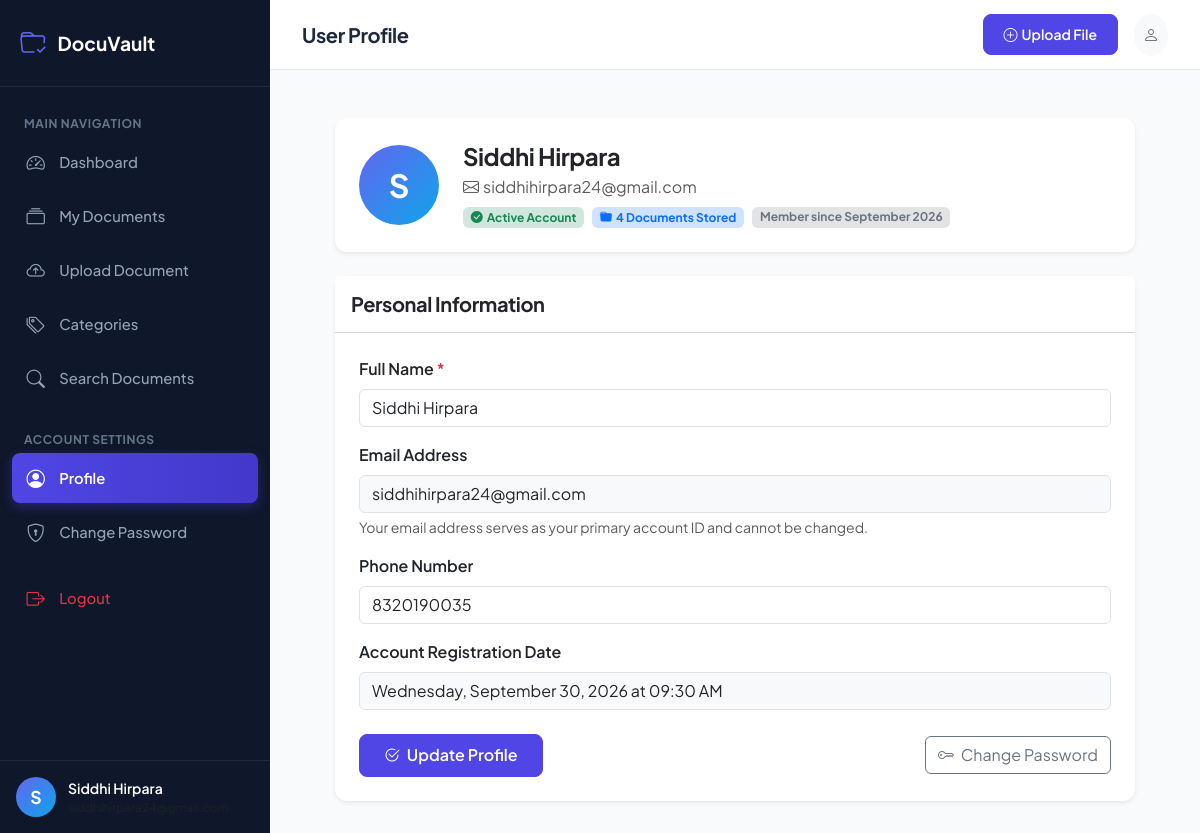
Screenshot of /profile (signed in) with the database file from the repository.
### models/user.py (models this page shows, shortened)
class User(db.Model, UserMixin):
    __tablename__ = 'users'
    id = db.Column(db.Integer, primary_key=True)
    full_name = db.Column(db.String(100), nullable=False)
    email = db.Column(db.String(120), unique=True, nullable=False, index=True)
    phone = db.Column(db.String(20), nullable=True)
    password_hash = db.Column(db.String(255), nullable=False)
    role = db.Column(db.String(20), default='user', nullable=False)  # 'user' or 'admin'
    status = db.Column(db.String(20), default='active', nullable=False)  # 'active' or 'inactive'
    created_at = db.Column(db.DateTime, default=datetime.utcnow, nullable=False)
    updated_at = db.Column(db.DateTime, default=datetime.utcnow, onupdate=datetime.utcnow, nullable=False)
    documents = db.relationship('Document', back_populates='user', cascade='all, delete-orphan', lazy='dynamic')
    password_reset_tokens = db.relationship('PasswordResetToken', back_populates='user', cascade='all, delete-orphan', lazy='dynamic')
    @property
    def is_active(self):
        return self.status == 'active'

### routes/user.py (the view, shortened to what this page needs)
@user_bp.route('/profile', methods=['GET', 'POST'])
@login_required
def profile():
    doc_count = Document.query.filter_by(user_id=current_user.id).count()
    return render_template('user/profile.html', doc_count=doc_count)

### templates/user/profile.html (shortened to what this page needs)
{% extends "user/base_user.html" %}
{% block page_heading %}User Profile{% endblock %}
{% block content %}
<div class="container-fluid px-0" style="max-width: 800px;">
    <div class="card border-0 shadow-sm mb-4">
        <div class="card-body p-4">
            <div class="d-flex flex-column flex-sm-row align-items-center gap-4">
                <div class="user-avatar" style="width: 80px; height: 80px; font-size: 2rem;">
                    {{ current_user.full_name[:1] | upper }}
                </div>
                <div class="text-center text-sm-start">
                    <h4 class="fw-bold mb-1">{{ current_user.full_name }}</h4>
                    <p class="text-muted mb-2"><i class="bi bi-envelope me-1"></i>{{ current_user.email }}</p>
                    <div class="d-flex flex-wrap gap-2 justify-content-center justify-content-sm-start">
                        <span class="badge bg-success-subtle text-success">
                            <i class="bi bi-check-circle-fill me-1"></i>Active Account
                        </span>
                        <span class="badge bg-primary-subtle text-primary">
                            <i class="bi bi-folder-fill me-1"></i>{{ doc_count }} Documents Stored
                        </span>
                        <span class="badge bg-secondary-subtle text-secondary">
                            Member since {{ current_user.created_at.strftime('%B %Y') }}
                        </span>
                    </div>
                </div>
            </div>
        </div>
    </div>
    <div class="card border-0 shadow-sm">
        <div class="card-header bg-white py-3">
            <h5 class="fw-bold mb-0">Personal Information</h5>
        </div>
        <div class="card-body p-4">
            <form method="POST" action="{{ url_for('user.profile') }}">
                <div class="mb-3">
                    <label for="full_name" class="form-label fw-semibold">Full Name <span class="text-danger">*</span></label>
                    <input type="text" class="form-control" id="full_name" name="full_name" value="{{ current_user.full_name }}" required>
                </div>
                <div class="mb-3">
                    <label for="email" class="form-label fw-semibold">Email Address</label>
                    <input type="email" class="form-control bg-light" id="email" value="{{ current_user.email }}" readonly>
                    <div class="form-text">Your email address serves as your primary account ID and cannot be changed.</div>
                </div>
                <div class="mb-3">
                    <label for="phone" class="form-label fw-semibold">Phone Number</label>
                    <input type="tel" class="form-control" id="phone" name="phone" value="{{ current_user.phone or '' }}" placeholder="+1 234 567 8900">
                </div>
                <div class="mb-4">
                    <label class="form-label fw-semibold">Account Registration Date</label>
                    <input type="text" class="form-control bg-light" value="{{ current_user.created_at.strftime('%A, %B %d, %Y at %I:%M %p') }}" readonly>
                </div>
                <div class="d-flex justify-content-between align-items-center">
                    <button type="submit" class="btn btn-primary px-4">
                        <i class="bi bi-check2-circle me-1"></i> Update Profile
                    </button>
                    <a href="{{ url_for('user.change_password') }}" class="btn btn-outline-secondary">
                        <i class="bi bi-key me-1"></i> Change Password
                    </a>
                </div>
            </form>
        </div>
    </div>
</div>
{% endblock %}

### templates/user/base_user.html (shortened to what this page needs)
{% extends "base.html" %}
{% block body %}
<div class="app-container">
    <aside class="app-sidebar">
        <div class="sidebar-header">
            <a href="{{ url_for('user.dashboard') }}" class="sidebar-brand">
                <i class="bi bi-folder-check"></i>
                <span>{{ app_name }}</span>
            </a>
        </div>
        <ul class="sidebar-menu">
            <li class="sidebar-menu-category">Main Navigation</li>
            <li class="sidebar-menu-item">
                <a href="{{ url_for('user.dashboard') }}" class="sidebar-link {% if request.endpoint == 'user.dashboard' %}active{% endif %}">
                    <i class="bi bi-speedometer2"></i>
                    <span>Dashboard</span>
                </a>
            </li>
            <li class="sidebar-menu-item">
                <a href="{{ url_for('user.documents') }}" class="sidebar-link {% if request.endpoint == 'user.documents' %}active{% endif %}">
                    <i class="bi bi-collection"></i>
                    <span>My Documents</span>
                </a>
            </li>
            <li class="sidebar-menu-item">
                <a href="{{ url_for('user.upload') }}" class="sidebar-link {% if request.endpoint == 'user.upload' %}active{% endif %}">
                    <i class="bi bi-cloud-arrow-up"></i>
                    <span>Upload Document</span>
                </a>
            </li>
            <li class="sidebar-menu-item">
                <a href="{{ url_for('user.categories') }}" class="sidebar-link {% if request.endpoint == 'user.categories' %}active{% endif %}">
                    <i class="bi bi-tags"></i>
                    <span>Categories</span>
                </a>
            </li>
            <li class="sidebar-menu-item">
                <a href="{{ url_for('user.search') }}" class="sidebar-link {% if request.endpoint == 'user.search' %}active{% endif %}">
                    <i class="bi bi-search"></i>
                    <span>Search Documents</span>
                </a>
            </li>
            <li class="sidebar-menu-category mt-3">Account Settings</li>
            <li class="sidebar-menu-item">
                <a href="{{ url_for('user.profile') }}" class="sidebar-link {% if request.endpoint == 'user.profile' %}active{% endif %}">
                    <i class="bi bi-person-circle"></i>
                    <span>Profile</span>
                </a>
            </li>
            <li class="sidebar-menu-item">
                <a href="{{ url_for('user.change_password') }}" class="sidebar-link {% if request.endpoint == 'user.change_password' %}active{% endif %}">
                    <i class="bi bi-shield-lock"></i>
                    <span>Change Password</span>
                </a>
            </li>
            <li class="sidebar-menu-item mt-3">
                <a href="{{ url_for('auth.logout') }}" class="sidebar-link text-danger">
                    <i class="bi bi-box-arrow-right"></i>
                    <span>Logout</span>
                </a>
            </li>
        </ul>
        <div class="sidebar-footer">
            <div class="user-snippet">
                <div class="user-avatar">
                    {{ current_user.full_name[:1] | upper }}
                </div>
                <div class="overflow-hidden">
                    <div class="text-white fw-semibold text-truncate small">{{ current_user.full_name }}</div>
                    <div class="text-muted text-truncate" style="font-size: 0.75rem;">{{ current_user.email }}</div>
                </div>
            </div>
        </div>
    </aside>
    <div class="app-main">
        <header class="app-topbar">
            <div class="d-flex align-items-center gap-3">
                <h5 class="mb-0 fw-bold d-none d-sm-block">{% block page_heading %}Dashboard{% endblock %}</h5>
            </div>
            <div class="d-flex align-items-center gap-3">
                <a href="{{ url_for('user.upload') }}" class="btn btn-sm btn-primary d-none d-md-inline-flex align-items-center gap-1">
                    <i class="bi bi-plus-circle"></i> Upload File
                </a>
                <div class="dropdown">
                    <button class="btn btn-light rounded-circle p-2" type="button" data-bs-toggle="dropdown" aria-expanded="false">
                        <i class="bi bi-person text-secondary"></i>
                    </button>
                </div>
            </div>
        </header>
        <div class="container-fluid px-4 pt-3">
        </div>
        <main class="app-content">
            {% block content %}{% endblock %}
        </main>
    </div>
</div>
{% endblock %}

### static/css/style.css (style rules this page uses)
:root { --primary-color: #4f46e5; --primary-hover: #4338ca; --primary-light: #eef2ff; --secondary-color: #0ea5e9; --dark-sidebar: #0f172a; --dark-sidebar-hover: #1e293b; --sidebar-text: #94a3b8; --sidebar-text-active: #ffffff; --bg-main: #f8fafc; --card-bg: #ffffff; --border-color: #e2e8f0; --text-primary: #1e293b; --text-muted: #64748b; --radius-sm: 8px; --radius-md: 12px; --radius-lg: 16px; --shadow-sm: 0 1px 3px rgba(0,0,0,0.06), 0 1px 2px rgba(0,0,0,0.04); --shadow-md: 0 4px 6px -1px rgba(0,0,0,0.08), 0 2px 4px -1px rgba(0,0,0,0.04); --shadow-lg: 0 10px 15px -3px rgba(0,0,0,0.08), 0 4px 6px -2px rgba(0,0,0,0.04); }
body { font-family: 'Plus Jakarta Sans', -apple-system, BlinkMacSystemFont, "Segoe UI", Roboto, sans-serif; background-color: var(--bg-main); color: var(--text-primary); min-height: 100vh; overflow-x: hidden; }
h1, h2, h3, h4, h5, h6 { font-weight: 700; letter-spacing: -0.02em; }
.card { background-color: var(--card-bg); border: 1px solid var(--border-color); border-radius: var(--radius-md); box-shadow: var(--shadow-sm); transition: transform 0.2s ease, box-shadow 0.2s ease; }
.btn-primary { background-color: var(--primary-color); border-color: var(--primary-color); font-weight: 600; padding: 0.55rem 1.25rem; border-radius: var(--radius-sm); transition: all 0.2s ease; }
.app-container { display: flex; min-height: 100vh; }
.app-sidebar { width: 270px; background-color: var(--dark-sidebar); color: var(--sidebar-text); flex-shrink: 0; display: flex; flex-direction: column; transition: all 0.3s cubic-bezier(0.4, 0, 0.2, 1); z-index: 1040; }
.sidebar-header { padding: 1.5rem 1.25rem; display: flex; align-items: center; justify-content: space-between; border-bottom: 1px solid rgba(255, 255, 255, 0.08); }
.sidebar-brand { display: flex; align-items: center; gap: 0.75rem; color: #ffffff; font-size: 1.2rem; font-weight: 700; text-decoration: none; }
.sidebar-brand i { font-size: 1.6rem; color: #6366f1; }
.sidebar-menu { list-style: none; padding: 1rem 0.75rem; margin: 0; flex-grow: 1; overflow-y: auto; }
.sidebar-menu-category { font-size: 0.75rem; text-transform: uppercase; letter-spacing: 0.05em; font-weight: 700; color: #64748b; padding: 0.75rem 0.75rem 0.25rem 0.75rem; }
.sidebar-menu-item { margin-bottom: 0.25rem; }
.sidebar-link { display: flex; align-items: center; gap: 0.85rem; padding: 0.7rem 0.85rem; color: var(--sidebar-text); text-decoration: none; font-weight: 500; font-size: 0.925rem; border-radius: var(--radius-sm); transition: all 0.2s ease; }
.sidebar-link i { font-size: 1.15rem; width: 1.25rem; text-align: center; }
.sidebar-link.active { color: #ffffff; background: linear-gradient(90deg, #4f46e5 0%, #4338ca 100%); font-weight: 600; box-shadow: 0 4px 12px rgba(79, 70, 229, 0.35); }
.sidebar-footer { padding: 1rem; border-top: 1px solid rgba(255, 255, 255, 0.08); }
.user-snippet { display: flex; align-items: center; gap: 0.75rem; }
.user-avatar { width: 40px; height: 40px; border-radius: 50%; background: linear-gradient(135deg, #6366f1, #0ea5e9); color: #ffffff; font-weight: 700; display: flex; align-items: center; justify-content: center; font-size: 1.1rem; flex-shrink: 0; }
.app-main { flex-grow: 1; display: flex; flex-direction: column; min-width: 0; }
.app-topbar { height: 70px; background-color: #ffffff; border-bottom: 1px solid var(--border-color); display: flex; align-items: center; justify-content: space-between; padding: 0 2rem; position: sticky; top: 0; z-index: 1020; }
.app-content { padding: 2rem; flex-grow: 1; }

### rows the page displays
User: full_name "S", full_name "Siddhi Hirpara", email "siddhihirpara24@gmail.com", created_at "September 2026", phone "8320190035", created_at "Wednesday, September 30, 2026 at 09:30 AM"

### other values shown
{{ app_name }} "DocuVault"
{{ doc_count }} "4"
